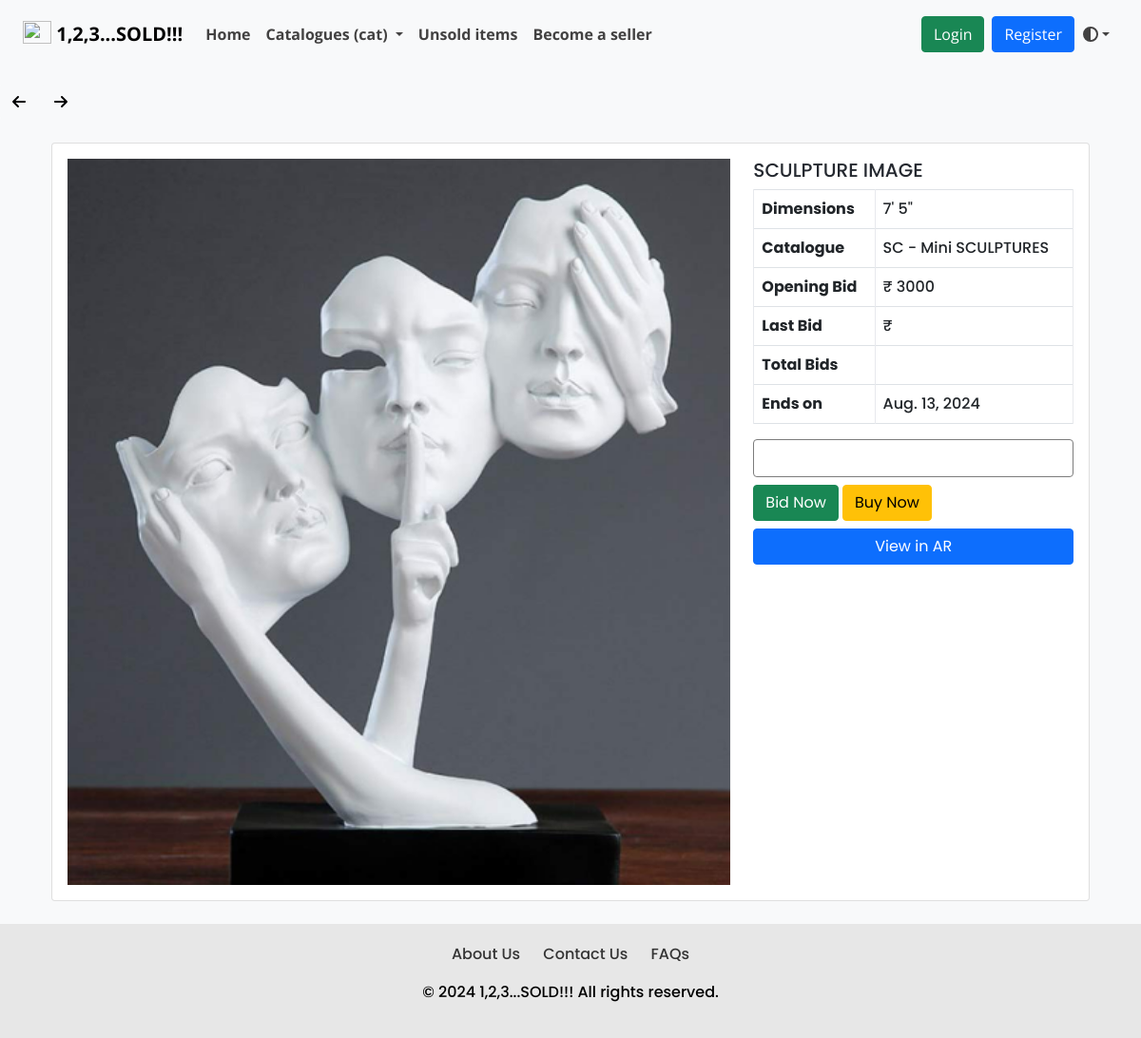
Page /viewdetails/146/ on the earlier database version.
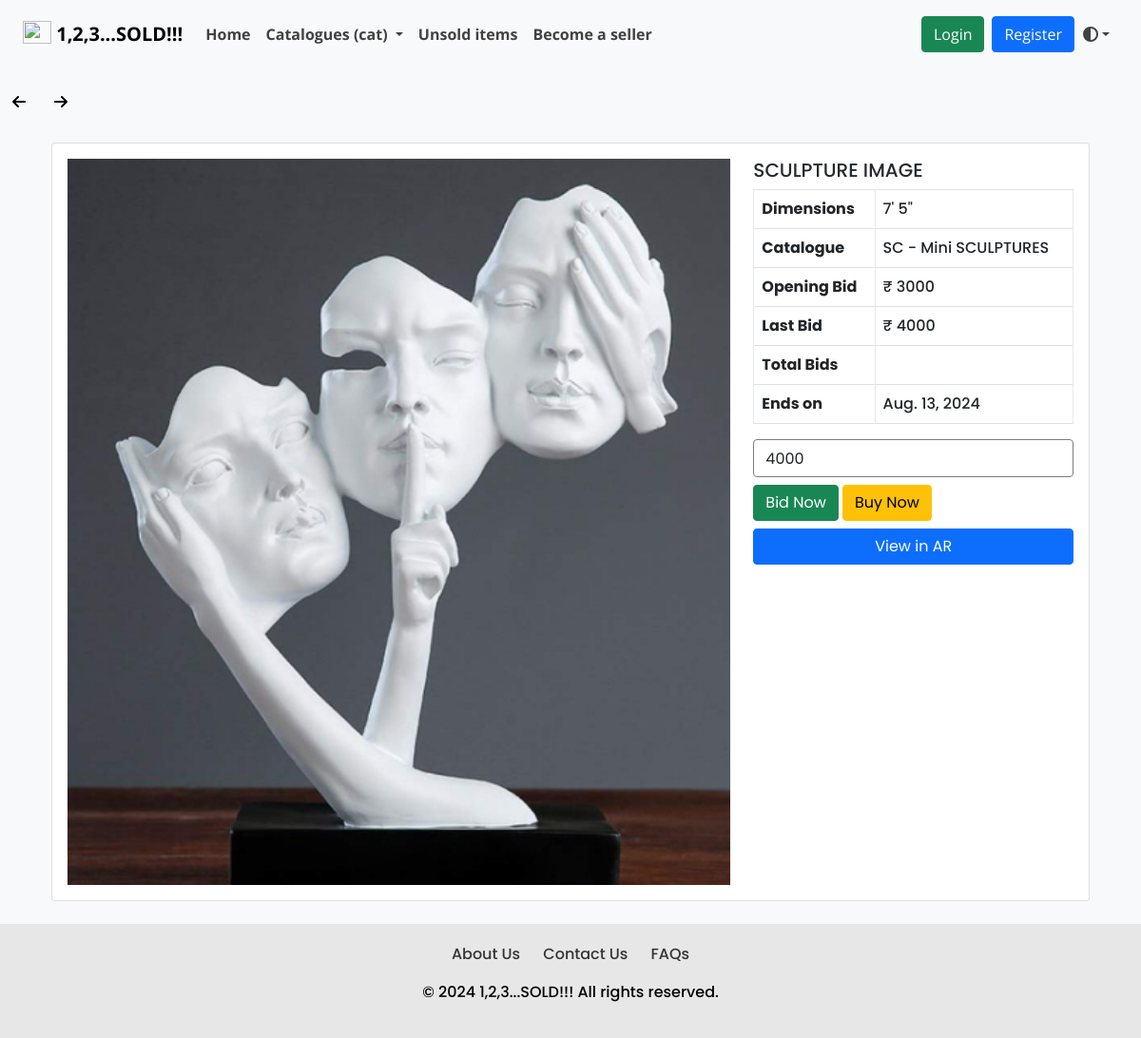
Same page on the later database version.
### dashboard/models.py (models this page shows, shortened)
class Bid(models.Model):
    user = models.ForeignKey(settings.AUTH_USER_MODEL, on_delete=models.CASCADE)
    product = models.ForeignKey(Artwork, on_delete=models.CASCADE)
    bid_date = models.DateField(auto_now_add=True)
    bid_amt = models.IntegerField(default=1)

### art/views.py (the view)
# urls.py: path('viewdetails/<int:pk>/',views.ArtworkDetailView.as_view(),name="product_details"),
class ArtworkDetailView(DetailView):
    model = Artwork
    template_name = "art/artwork_detail.html"
    def get_context_data(self, **kwargs):
        context = super().get_context_data(**kwargs)
        context["last_bid"] = Bid.objects.filter(product=self.kwargs.get("pk")).last()
        context["total_bid"] = Bid.objects.filter(product=self.kwargs.get("pk")).count()
        return context

### art/context_processors.py (called while the page is built)
def catalogue_list(request):
    return {"catalogue_list": Catalogue.objects.all()}

### dashboard/models.py (called while the page is built)
    def __str__(self):
        return self.cat_name

### templates/art/artwork_detail.html (shortened to what this page needs)
{% extends './layout.html' %}
{% load static %}
{% block css_file %}
<link rel="stylesheet" href="{% static 'home/css/artwork_detail.css' %}" type="text/css">
{% endblock %}
{% block body %}
{% include "./includes/navbar.html" %}
<br>
{% include "./arrow_button.html" %}
<button onclick="goBack()" class="btn btn-light"><i class="fa-solid fa-arrow-left"></i></button>
<button onclick="goForward()" class="btn btn-light"><i class="fa-solid fa-arrow-right"></i></button>
<div class="container p-4">
    <div class="card">
        <div class="card-body poppins-regular-pro_details">
            <div class="row">
                <div class="col-8">
                    <img src="{{ object.product_image.url }}" alt="img" width="100%" />
                </div>
                <div class="col-4">
                    <h5>{{ object.product_name }}</h5>
                    <table class="table table-bordered">
                        <tbody>
                            <tr>
                                <th>Dimensions</th>
                                <td>
                                    {% if object.length_in_centimeters and object.width_in_centimeters %}
                                        {{ object.length_in_centimeters }} x {{ object.width_in_centimeters }} cm
                                    {% elif object.foot and object.inches %}
                                        {{ object.foot|floatformat }}' {{ object.inches|floatformat }}"
                                    {% else %}
                                        Not specified
                                    {% endif %}
                                </td>
                            </tr>
                            <tr>
                                <th>Catalogue</th>
                                <td>{{ object.product_cat }}</td>
                            </tr>
                            <tr>
                                <th>Opening Bid</th>
                                <td>₹ {{ object.opening_bid }}</td>
                            </tr>
                            <tr>
                                <th>Last Bid</th>
                                <td id="last-bid">₹ {{ last_bid.bid_amt }}</td>
                            </tr>
                            <tr>
                                <th>Total Bids</th>
                                <td id="total-bids">{{ total_bids }}</td>
                            </tr>
                            <tr>
                                <th>Ends on</th>
                                <td>{{ object.end_date }}</td>
                            </tr>
                        </tbody>
                    </table>
                    <div class="btn-group d-flex mx-auto mb-2 mt-2" role="group" aria-label="Basic outlined example">
                        <form id="bid-form" action="{% url 'dashboard:place_bid' %}" method="post">
                            <input type="number" id="bid-amount" name="bid_amt" value="{{ last_bid.bid_amt }}" min="{{ last_bid.bid_amt }}" class="form-control">
                            <button onclick="sendBid(event)" class="btn btn-success bid_now mt-2">Bid Now</button>
                            <a href="{% url 'art:place_order' pk=object.id %}" type="button" class="btn btn-warning buy_now mt-2">Buy Now</a>
                        </form>
                    </div>
                    <div class="d-grid gap-2">
                        <a class="btn btn-primary" type="button" href="{% url 'art:view_3d' id=object.id %}">View in AR</a>
                    </div>
                </div>
            </div>
        </div>
    </div>
</div>
{% endblock %}

Differences in the rows shown:
added Bid: bid_amt "4000"
